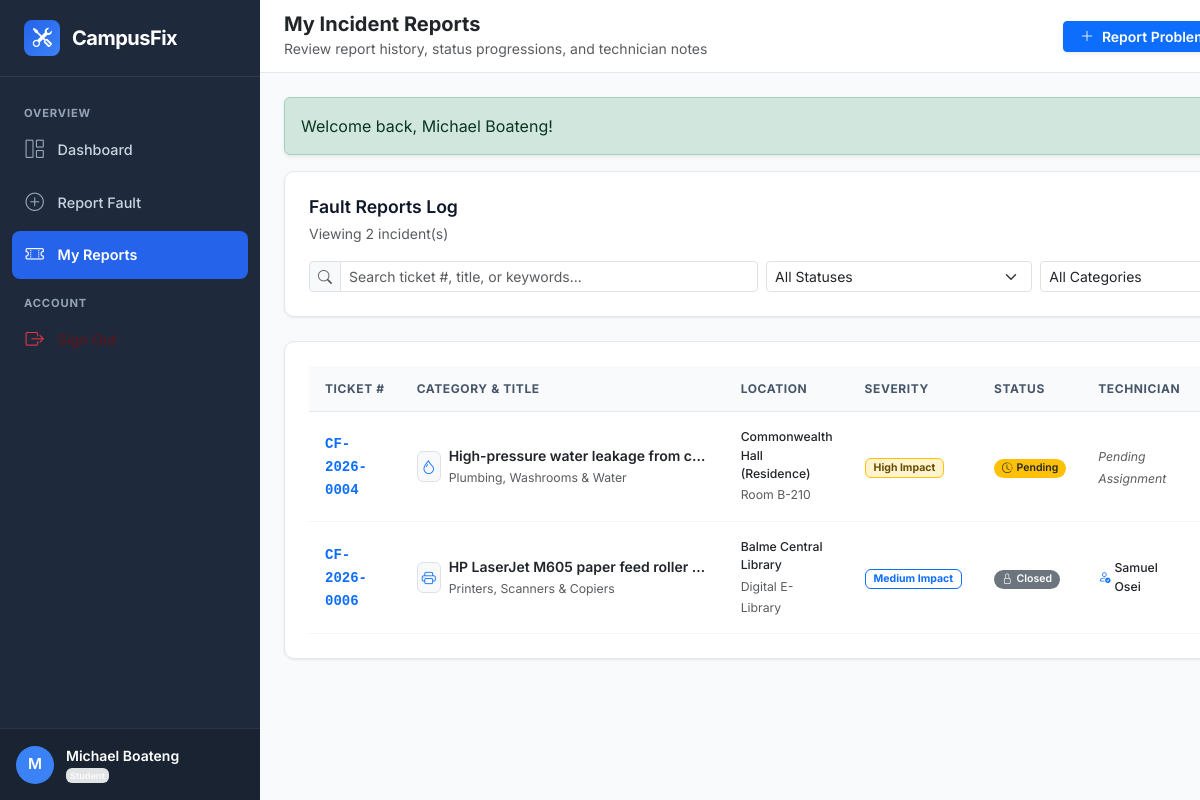
Screenshot of /student/my-tickets.php (signed in) with the database file from the repository.
### tables this page shows
CREATE TABLE `tickets` (
  `id` INT UNSIGNED NOT NULL AUTO_INCREMENT,
  `ticket_number` VARCHAR(30) NOT NULL COMMENT 'Human-readable unique ID, e.g., CF-2026-0001',
  `reporter_id` INT UNSIGNED NOT NULL,
  `category_id` INT UNSIGNED NOT NULL,
  `location_id` INT UNSIGNED NOT NULL,
  `location_details` VARCHAR(255) DEFAULT NULL COMMENT 'Extra specific notes e.g. Near 3rd window from left',
  `title` VARCHAR(200) NOT NULL,
  `description` TEXT NOT NULL,
  `severity` ENUM('low', 'medium', 'high', 'critical') NOT NULL DEFAULT 'medium',
  `priority` ENUM('low', 'medium', 'high', 'urgent') NOT NULL DEFAULT 'medium',
  `status` ENUM('pending', 'assigned', 'in_progress', 'resolved', 'closed', 'reopened', 'cancelled') NOT NULL DEFAULT 'pending',
  `assigned_to` INT UNSIGNED DEFAULT NULL COMMENT 'Technician currently assigned',
  `assigned_at` DATETIME DEFAULT NULL,
  `resolved_at` DATETIME DEFAULT NULL,
  `closed_at` DATETIME DEFAULT NULL,
  `resolution_notes` TEXT DEFAULT NULL COMMENT 'Summary of repair work done by technician',
  `satisfaction_rating` TINYINT UNSIGNED DEFAULT NULL COMMENT '1 to 5 star rating by student reporter upon resolution',
  `satisfaction_feedback` TEXT DEFAULT NULL,
  `billing_amount` DECIMAL(10,2) NOT NULL DEFAULT 0.00 COMMENT 'Repair/Material surcharge if billable',
  `billing_description` VARCHAR(255) DEFAULT NULL COMMENT 'Reason for surcharge (e.g. Replacement Lamp/Cable)',
  `payment_status` ENUM('not_required', 'pending', 'paid', 'waived') NOT NULL DEFAULT 'not_required',
  `created_at` DATETIME NOT NULL DEFAULT CURRENT_TIMESTAMP,
  `updated_at` DATETIME NOT NULL DEFAULT CURRENT_TIMESTAMP ON UPDATE CURRENT_TIMESTAMP,
  PRIMARY KEY (`id`),
  UNIQUE KEY `uk_tickets_ticket_number` (`ticket_number`),
  KEY `idx_tickets_reporter` (`reporter_id`),
  KEY `idx_tickets_assigned_to` (`assigned_to`),
  KEY `idx_tickets_category` (`category_id`),
  KEY `idx_tickets_location` (`location_id`),
  KEY `idx_tickets_status` (`status`),
  KEY `idx_tickets_payment_status` (`payment_status`),
  KEY `idx_tickets_severity` (`severity`),
  KEY `idx_tickets_priority` (`priority`),
  KEY `idx_tickets_created_at` (`created_at`),
  CONSTRAINT `fk_tickets_reporter` FOREIGN KEY (`reporter_id`) REFERENCES `users` (`id`) ON UPDATE CASCADE,
  CONSTRAINT `fk_tickets_assigned_to` FOREIGN KEY (`assigned_to`) REFERENCES `users` (`id`) ON DELETE SET NULL ON UPDATE CASCADE,
  CONSTRAINT `fk_tickets_category` FOREIGN KEY (`category_id`) REFERENCES `categories` (`id`) ON UPDATE CASCADE,
  CONSTRAINT `fk_tickets_location` FOREIGN KEY (`location_id`) REFERENCES `campus_locations` (`id`) ON UPDATE CASCADE
);

CREATE TABLE `categories` (
  `id` INT UNSIGNED NOT NULL AUTO_INCREMENT,
  `name` VARCHAR(100) NOT NULL,
  `slug` VARCHAR(100) NOT NULL,
  `description` TEXT DEFAULT NULL,
  `department_in_charge` VARCHAR(100) DEFAULT 'General Services',
  `icon` VARCHAR(50) DEFAULT 'bi-gear' COMMENT 'Bootstrap Icon class name',
  `color_code` VARCHAR(20) DEFAULT '#0d6efd' COMMENT 'Hex color code for UI badges',
  `is_active` TINYINT(1) NOT NULL DEFAULT 1,
  `created_at` DATETIME NOT NULL DEFAULT CURRENT_TIMESTAMP,
  PRIMARY KEY (`id`),
  UNIQUE KEY `uk_categories_name` (`name`),
  UNIQUE KEY `uk_categories_slug` (`slug`),
  KEY `idx_categories_is_active` (`is_active`)
);

CREATE TABLE `campus_locations` (
  `id` INT UNSIGNED NOT NULL AUTO_INCREMENT,
  `building_name` VARCHAR(100) NOT NULL,
  `building_code` VARCHAR(20) NOT NULL,
  `floor` VARCHAR(50) NOT NULL COMMENT 'Ground Floor, 1st Floor, 2nd Floor, etc.',
  `room_number` VARCHAR(50) DEFAULT NULL COMMENT 'Room CS-101, Reading Hall A, etc.',
  `area_description` VARCHAR(255) DEFAULT NULL,
  `is_active` TINYINT(1) NOT NULL DEFAULT 1,
  `created_at` DATETIME NOT NULL DEFAULT CURRENT_TIMESTAMP,
  PRIMARY KEY (`id`),
  KEY `idx_locations_building_code` (`building_code`),
  KEY `idx_locations_is_active` (`is_active`)
);

CREATE TABLE `users` (
  `id` INT UNSIGNED NOT NULL AUTO_INCREMENT,
  `user_code` VARCHAR(30) NOT NULL COMMENT 'Unique identifier (e.g., ADM-2026-001, TECH-2026-001, STU-2026-101)',
  `full_name` VARCHAR(100) NOT NULL,
  `email` VARCHAR(150) NOT NULL,
  `phone` VARCHAR(25) DEFAULT NULL,
  `password_hash` VARCHAR(255) NOT NULL,
  `role` ENUM('student', 'technician', 'admin') NOT NULL DEFAULT 'student',
  `department` VARCHAR(100) DEFAULT NULL COMMENT 'Academic department or technical unit',
  `status` ENUM('active', 'inactive', 'suspended') NOT NULL DEFAULT 'active',
  `avatar` VARCHAR(255) DEFAULT NULL COMMENT 'Path to profile image or avatar',
  `reset_token` VARCHAR(100) DEFAULT NULL,
  `reset_token_expires_at` DATETIME DEFAULT NULL,
  `created_at` DATETIME NOT NULL DEFAULT CURRENT_TIMESTAMP,
  `updated_at` DATETIME NOT NULL DEFAULT CURRENT_TIMESTAMP ON UPDATE CURRENT_TIMESTAMP,
  PRIMARY KEY (`id`),
  UNIQUE KEY `uk_users_user_code` (`user_code`),
  UNIQUE KEY `uk_users_email` (`email`),
  KEY `idx_users_role_status` (`role`, `status`)
);

### student/my-tickets.php (the view, shortened to what this page needs)
<?php
require_once __DIR__ . '/../includes/functions.php';
$user = current_user();
$search = trim($_GET['search'] ?? '');
$statusFilter = strtolower(trim($_GET['status'] ?? 'all'));
$tickets = [];
try {
    $pdo = get_db_connection();
    $sql = "
        SELECT t.*, c.name as category_name, c.icon as category_icon,
               l.building_name, l.room_number,
               tech.full_name as technician_name
        FROM tickets t
        JOIN categories c ON t.category_id = c.id
        JOIN campus_locations l ON t.location_id = l.id
        LEFT JOIN users tech ON t.assigned_to = tech.id
        WHERE t.reporter_id = ?
    ";
    $params = [$user['id']];
    $sql .= " ORDER BY t.created_at DESC";
    $stmt = $pdo->prepare($sql);
    $stmt->execute($params);
    $tickets = $stmt->fetchAll();
} catch (Exception $e) {
    flash_message('danger', 'Error querying ticket history: ' . $e->getMessage());
}
include_once INCLUDES_PATH . 'header.php';
include_once INCLUDES_PATH . 'sidebar.php';
?>
<div class="d-flex flex-column flex-1 w-100">
    <?php include_once INCLUDES_PATH . 'navbar.php'; ?>
    <div class="container-fluid px-0">
        <div class="cf-card mb-4">
            <div class="d-flex flex-wrap align-items-center justify-content-between gap-3 mb-3">
                <div>
                    <h5 class="cf-card-title mb-1">Fault Reports Log</h5>
                    <small class="text-muted">Viewing <?= count($tickets) ?> incident(s)</small>
                </div>
            </div>
            <form method="GET" action="" class="row g-2 align-items-center">
                <div class="col-md-5">
                    <div class="input-group input-group-sm">
                        <span class="input-group-text bg-light text-muted"><i class="bi bi-search"></i></span>
                        <input type="text" class="form-control" name="search" value="<?= htmlspecialchars($search) ?>" placeholder="Search ticket #, title, or keywords...">
                    </div>
                </div>
                <div class="col-md-3">
                    <select class="form-select form-select-sm" name="status" onchange="this.form.submit()">
                        <option value="all" <?= ($statusFilter === 'all') ? 'selected' : '' ?>>All Statuses</option>
                    </select>
                </div>
                <div class="col-md-3">
                    <select class="form-select form-select-sm" name="category" onchange="this.form.submit()">
                        <option value="0">All Categories</option>
                    </select>
                </div>
            </form>
        </div>
        <div class="cf-card">
            <?php if (empty($tickets)): ?>
                <div class="empty-state">
                    <div class="empty-state-icon"><i class="bi bi-search"></i></div>
                    <h5 class="empty-state-title">No Matching Fault Reports Found</h5>
                    <p class="empty-state-text">
                        We couldn't find any tickets matching your search query or status filter. Try clearing filters or submit a new report.
                    </p>
                    <a href="<?= BASE_URL ?>student/report-fault.php" class="btn btn-primary btn-sm fw-semibold">
                        <i class="bi bi-plus-circle me-1"></i> Submit Report
                    </a>
                </div>
            <?php else: ?>
                <div class="table-responsive">
                    <table class="cf-table">
                        <thead>
                            <tr>
                                <th>Ticket #</th>
                                <th>Category & Title</th>
                                <th>Location</th>
                                <th>Severity</th>
                                <th>Status</th>
                                <th>Technician</th>
                                <th>Date Filed</th>
                            </tr>
                        </thead>
                        <tbody>
                            <?php foreach ($tickets as $t): ?>
                                <tr>
                                    <td>
                                        <a href="<?= BASE_URL ?>student/ticket-details.php?id=<?= $t['id'] ?>" class="fw-bold font-monospace text-primary text-decoration-none">
                                            <?= htmlspecialchars($t['ticket_number']) ?>
                                        </a>
                                    </td>
                                    <td>
                                        <div class="d-flex align-items-center gap-2">
                                            <span class="p-1 rounded bg-light border text-primary">
                                                <i class="bi <?= htmlspecialchars($t['category_icon']) ?>"></i>
                                            </span>
                                            <div>
                                                <div class="fw-semibold text-dark text-truncate" style="max-width: 260px;">
                                                    <?= htmlspecialchars($t['title']) ?>
                                                </div>
                                                <small class="text-muted"><?= htmlspecialchars($t['category_name']) ?></small>
                                            </div>
                                        </div>
                                    </td>
                                    <td>
                                        <div class="small fw-medium text-dark"><?= htmlspecialchars($t['building_name']) ?></div>
                                        <small class="text-muted"><?= htmlspecialchars($t['room_number'] ?? 'General Area') ?></small>
                                    </td>
                                    <td><?= render_severity_badge($t['severity']) ?></td>
                                    <td><?= render_status_badge($t['status']) ?></td>
                                    <td>
                                        <?php if (!empty($t['technician_name'])): ?>
                                            <span class="small text-dark fw-medium d-inline-flex align-items-center gap-1">
                                                <i class="bi bi-person-check text-primary"></i> <?= htmlspecialchars($t['technician_name']) ?>
                                            </span>
                                        <?php else: ?>
                                            <span class="small text-muted fst-italic">Pending Assignment</span>
                                        <?php endif; ?>
                                    </td>
                                    <td class="small text-muted"><?= time_ago($t['created_at']) ?></td>
                                </tr>
                            <?php endforeach; ?>
                        </tbody>
                    </table>
                </div>
            <?php endif; ?>
        </div>
    </div>
</div>
<?php include_once INCLUDES_PATH . 'footer.php'; ?>

### includes/functions.php (shortened to what this page needs)
<?php
function render_status_badge(string $status): string
{
    $statusMap = [
        'pending'     => ['class' => 'bg-warning text-dark', 'icon' => 'bi-clock-history', 'label' => 'Pending'],
        'assigned'    => ['class' => 'bg-info text-dark',    'icon' => 'bi-person-check',  'label' => 'Assigned'],
        'in_progress' => ['class' => 'bg-primary text-white', 'icon' => 'bi-tools',         'label' => 'In Progress'],
        'resolved'    => ['class' => 'bg-success text-white', 'icon' => 'bi-check2-circle', 'label' => 'Resolved'],
        'closed'      => ['class' => 'bg-secondary text-white', 'icon' => 'bi-lock',        'label' => 'Closed'],
        'reopened'    => ['class' => 'bg-danger text-white',  'icon' => 'bi-arrow-clockwise', 'label' => 'Reopened'],
        'cancelled'   => ['class' => 'bg-dark text-white',    'icon' => 'bi-x-circle',      'label' => 'Cancelled']
    ];
    $cfg = $statusMap[strtolower($status)] ?? ['class' => 'bg-secondary text-white', 'icon' => 'bi-question-circle', 'label' => ucfirst($status)];
    return sprintf(
        '<span class="badge %s px-2 py-1 rounded-pill fw-semibold d-inline-flex align-items-center gap-1"><i class="bi %s"></i> %s</span>',
        $cfg['class'],
        $cfg['icon'],
        htmlspecialchars($cfg['label'])
    );
}
function render_severity_badge(string $severity): string
{
    $map = [
        'low'      => ['class' => 'border border-secondary text-secondary', 'label' => 'Low Impact'],
        'medium'   => ['class' => 'border border-primary text-primary',       'label' => 'Medium Impact'],
        'high'     => ['class' => 'border border-warning text-warning-emphasis bg-warning-subtle', 'label' => 'High Impact'],
        'critical' => ['class' => 'border border-danger text-danger bg-danger-subtle fw-bold',   'label' => 'Critical Hazard']
    ];
    $cfg = $map[strtolower($severity)] ?? ['class' => 'badge bg-secondary', 'label' => ucfirst($severity)];
    return sprintf('<span class="badge %s px-2 py-1 rounded-2">%s</span>', $cfg['class'], htmlspecialchars($cfg['label']));
}

### assets/css/style.css (style rules this page uses)
:root { --cf-primary-navy: #0f172a; --cf-sidebar-bg: #1e293b; --cf-sidebar-hover: #334155; --cf-accent-blue: #2563eb; --cf-accent-hover: #1d4ed8; --cf-canvas-bg: #f8fafc; --cf-card-bg: #ffffff; --cf-border-color: #e2e8f0; --cf-text-main: #1e293b; --cf-text-muted: #64748b; --cf-radius: 10px; --cf-shadow-sm: 0 1px 3px rgba(0, 0, 0, 0.05), 0 1px 2px rgba(0, 0, 0, 0.03); --cf-shadow-md: 0 4px 6px -1px rgba(0, 0, 0, 0.07), 0 2px 4px -1px rgba(0, 0, 0, 0.04); }
body { font-family: 'Inter', -apple-system, BlinkMacSystemFont, 'Segoe UI', Roboto, Helvetica, Arial, sans-serif; background-color: var(--cf-canvas-bg); color: var(--cf-text-main); min-height: 100vh; display: flex; flex-direction: column; }
.cf-card { background: var(--cf-card-bg); border: 1px solid var(--cf-border-color); border-radius: var(--cf-radius); box-shadow: var(--cf-shadow-sm); padding: 1.5rem; margin-bottom: 1.5rem; transition: transform 0.15s ease, box-shadow 0.15s ease; }
.cf-card-title { font-size: 1.1rem; font-weight: 600; color: var(--cf-primary-navy); margin: 0; }
.cf-table { width: 100%; margin-bottom: 0; border-collapse: separate; border-spacing: 0; }
.cf-table th { background-color: #f8fafc; color: #475569; font-size: 0.75rem; font-weight: 700; text-transform: uppercase; letter-spacing: 0.05em; padding: 0.85rem 1rem; border-bottom: 1px solid var(--cf-border-color); white-space: nowrap; }
.cf-table td { padding: 1rem; vertical-align: middle; border-bottom: 1px solid #f1f5f9; font-size: 0.875rem; }

### rows the page displays
tickets: ticket_number "CF-2026-0004", title "High-pressure water leakage from c…", category.name "Plumbing, Washrooms & Water", location.building_name "Commonwealth Hall (Residence)", location.room_number "Room B-210", severity "High Impact", status "Pending", shows "Pending Assignment"
tickets: ticket_number "CF-2026-0006", title "HP LaserJet M605 paper feed roller…", category.name "Printers, Scanners & Copiers", location.building_name "Balme Central Library", location.room_number "Digital E-Library", severity "Medium Impact", status "Closed", assigned_to.full_name "Samuel Osei"

### other values shown
substr($user['full_name'], 0, 1) "M"
$user['full_name'] "Michael Boateng"
$user['role'] "Student"
$pageHeading "My Incident Reports"
$pageSubtitle "Review report history, status progressions, and technician notes"
$f['message'] "Welcome back, Michael Boateng!"
count($tickets) "2"
